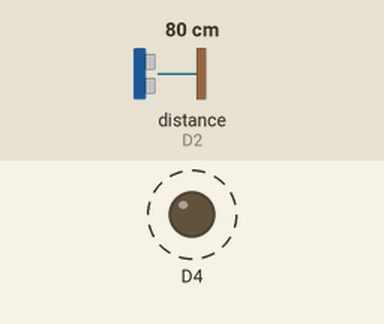
Bench run of a sketch on a simulated ESP8266 (NodeMCU). Parts: output pins drawn as LEDs (lit = HIGH, except the on-board LED, lit = LOW). Wiring (inferred from the names in the program): ultrasonic range finder: trigger D1; echo D2. Dashed ring = blinking. The test bench sets the inputs (shaded band); at power-on: distance to the obstacle (sensor on D2) 80 cm. The echo pulse lasts 58.3 µs per cm; pins used as bus, display or sensor lines are not drawn; what the sketch prints to the serial monitor is not drawn.

Above: at 0.05 s.
Timing chart, 0 to 3.0 s (numbered marks = the images above):
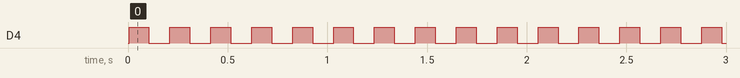

Measured:
- by itself, D4: alternates HIGH for 0.10 s and LOW for 0.11 s

The sketch:

Ultrasonic2.ino
```cpp
#define TRIGGER_PIN  D1
#define ECHO_PIN     D2

void setup() {
  Serial.begin (9600);
  pinMode(TRIGGER_PIN, OUTPUT);
  pinMode(ECHO_PIN, INPUT);
  pinMode(BUILTIN_LED, OUTPUT);
}

void loop() {
  long duration, distance;
  digitalWrite(TRIGGER_PIN, LOW);
  delayMicroseconds(2);
  digitalWrite(TRIGGER_PIN, HIGH);
  delayMicroseconds(10);
  digitalWrite(TRIGGER_PIN, LOW);
  duration = pulseIn(ECHO_PIN, HIGH);
  distance = (duration/2) / 29.1;
  Serial.print(distance);
  Serial.println(" cm");

  digitalWrite(BUILTIN_LED, HIGH);
  delay(100);
  digitalWrite(BUILTIN_LED, LOW);
  delay(100);
}
```
